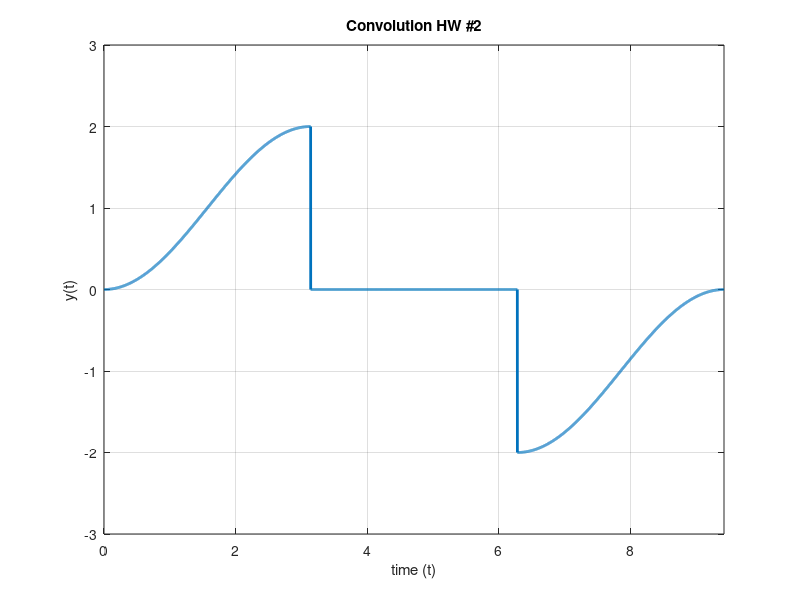

This figure's MATLAB source:
%Copyright (c) 2016, Austin Chase Minor
%All rights reserved.
%
%Redistribution and use in source and binary forms, with or without
%modification, are permitted provided that the following conditions are met:
%1. Redistributions of source code must retain the above copyright
%   notice, this list of conditions and the following disclaimer.
%2. Redistributions in binary form must reproduce the above copyright
%   notice, this list of conditions and the following disclaimer in the
%   documentation and/or other materials provided with the distribution.
%3. All advertising materials mentioning features or use of this software
%   must display the following acknowledgement:
%   This product includes software developed by Austin Minor.
%4. Neither the name of Austin Minor nor the
%   names of its contributors may be used to endorse or promote products
%   derived from this software without specific prior written permission.%
%
%THIS SOFTWARE IS PROVIDED BY Austin Minor ''AS IS'' AND ANY
%EXPRESS OR IMPLIED WARRANTIES, INCLUDING, BUT NOT LIMITED TO, THE IMPLIED
%WARRANTIES OF MERCHANTABILITY AND FITNESS FOR A PARTICULAR PURPOSE ARE
%DISCLAIMED. IN NO EVENT SHALL Austin Minor BE LIABLE FOR ANY
%DIRECT, INDIRECT, INCIDENTAL, SPECIAL, EXEMPLARY, OR CONSEQUENTIAL DAMAGES
%(INCLUDING, BUT NOT LIMITED TO, PROCUREMENT OF SUBSTITUTE GOODS OR SERVICES;
%LOSS OF USE, DATA, OR PROFITS; OR BUSINESS INTERRUPTION) HOWEVER CAUSED AND
%ON ANY THEORY OF LIABILITY, WHETHER IN CONTRACT, STRICT LIABILITY, OR TORT
%(INCLUDING NEGLIGENCE OR OTHERWISE) ARISING IN ANY WAY OUT OF THE USE OF THIS
%SOFTWARE, EVEN IF ADVISED OF THE POSSIBILITY OF SUCH DAMAGE.
%
%Author: Austin Minor
%Version: 2/1/16
%
%Convolution problem #2

t = 0:.001:3*pi;

y = (t >= 0 & t < pi) .* (-1 * cos(t) + 1);
%plus(expresssion, y) is a clear way to represent += operator
%uses boolean and += to update each piecewise section of y
y = plus((t >= pi & t < (2*pi)) .* (cos(t) + cos(t-pi)), y);
y = plus((t >= (2*pi) & t < (3*pi)) .* (cos(t-pi) - 1), y);

plot(t, y, 'linewidth', 2)
xlabel('time (t)')
ylabel('y(t)')
title('Convolution HW #2')
axis([0, 3*pi, -3, 3])
grid on